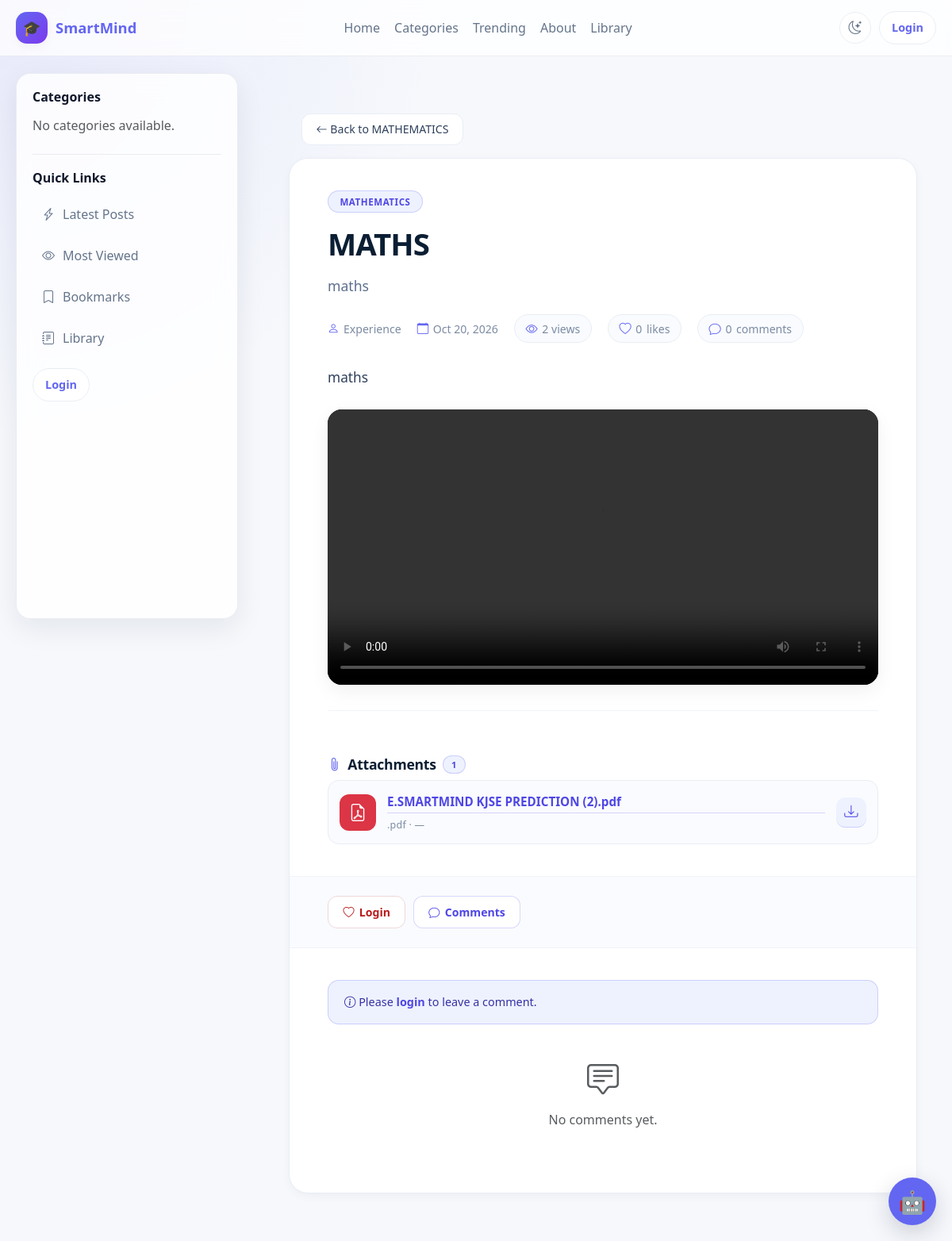
Page /posts/maths-25e3f0/ on the earlier database version.
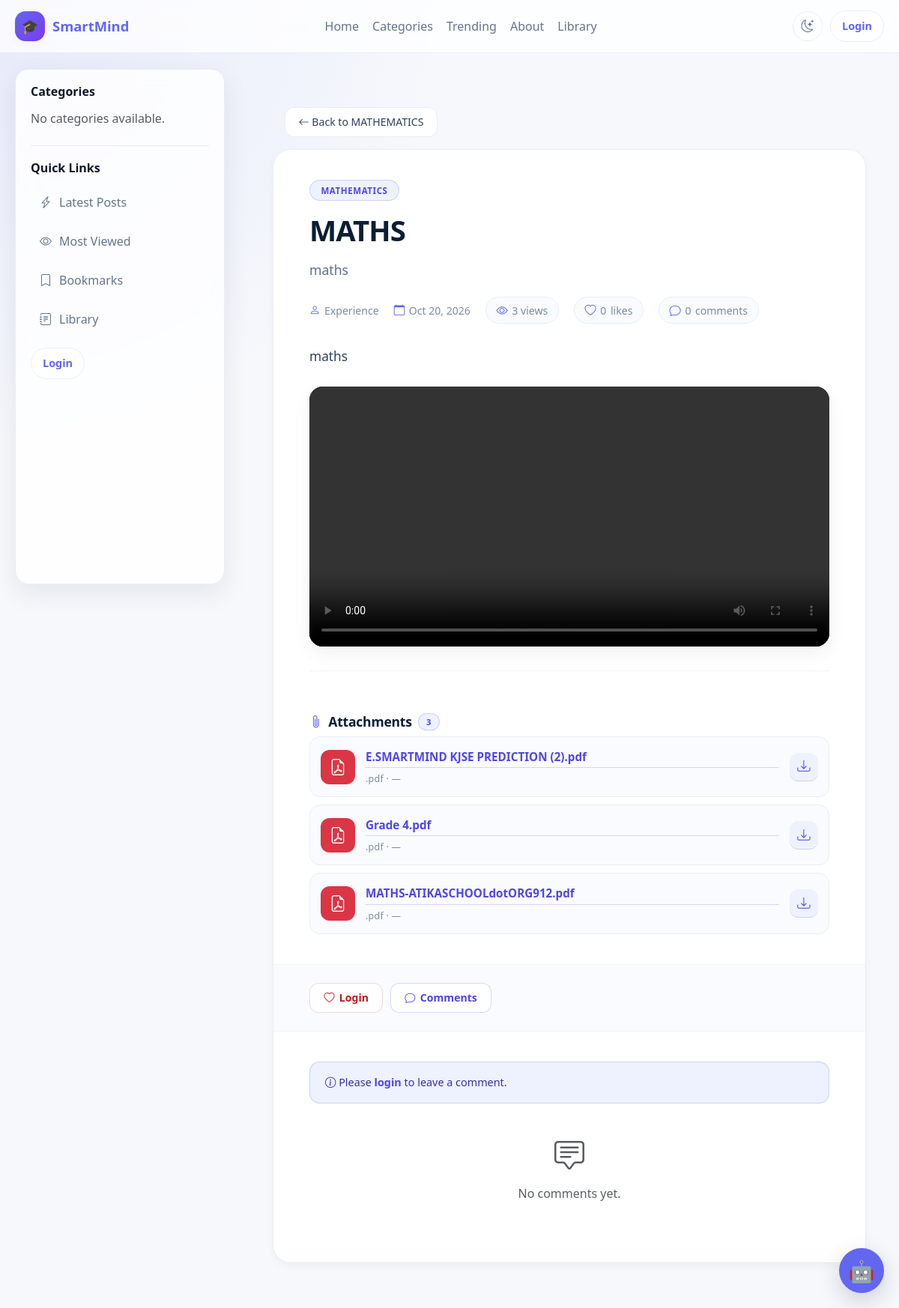
Same page on the later database version.
### blog/models.py (models this page shows, shortened)
class Post(models.Model):
    STATUS_CHOICES = [
        ("draft", "Draft"),
        ("published", "Published"),
    ]
    title = models.CharField(
        max_length=200
    )
    slug = models.SlugField(
        max_length=200,
        unique=True,
        blank=True
    )
    category = models.ForeignKey(
        Category,
        on_delete=models.CASCADE
    )
    tags = models.ManyToManyField(
        Tag,
        blank=True
    )
    excerpt = models.TextField(
        max_length=500
    )
    content = CKEditor5Field(
        "Content",
        config_name="default"
    )
    school = models.ForeignKey(
        "schools.School",
        on_delete=models.CASCADE,
        related_name="posts",
        null=True,
        blank=True
    )
    target_classes = models.ManyToManyField(
        "schools.SchoolClass",
        blank=True,
        related_name="posts"
    )
    author = models.ForeignKey(
        User,
        on_delete=models.CASCADE,
        related_name="posts"
    )
    approved = models.BooleanField(
        default=False
    )
    is_featured = models.BooleanField(
        default=False
    )
    video = CloudinaryField(
    resource_type='video',
    folder='videos/',
    blank=True,
    null=True,
)
    youtube_url = models.URLField(
        blank=True,
        null=True
    )
    view_count = models.PositiveIntegerField(
        default=0
    )
    likes = models.ManyToManyField(
        User,
        related_name="liked_posts",
        blank=True
    )
    status = models.CharField(
        max_length=10,
        choices=STATUS_CHOICES,
        default="draft"
    )
    created_at = models.DateTimeField(
        auto_now_add=True
    )
    updated_at = models.DateTimeField(
        auto_now=True
    )
    visible_to_all = models.BooleanField(
        default=False
    )
    class Meta:
        ordering = ["-created_at"]
        indexes = [
            models.Index(
                fields=["school"]
            ),
            models.Index(
                fields=["status", "approved"]
            ),
        ]

class PostAttachment(models.Model):
    post = models.ForeignKey(
        Post,
        on_delete=models.CASCADE,
        related_name="attachments"
    )
    file = models.FileField(
        upload_to="",
        storage=PostDocumentStorage(),
    )
    original_name = models.CharField(
        max_length=255,
        blank=True
    )
    position = models.PositiveIntegerField(
        default=0
    )
    created_at = models.DateTimeField(
        auto_now_add=True
    )
    class Meta:
        ordering = [
            "position",
            "created_at",
        ]
    @property
    def extension(self):
        name = self.original_name or ""
        if not name and self.file:
            try:
                name = self.file.name or ""
            except (ValueError, AttributeError):
                name = ""
        ext = os.path.splitext(name)[1].lower()
        return ext.lstrip(".")
    @property
    def icon_class(self):
        mapping = {
            "pdf":  "bi-file-earmark-pdf",
            "doc":  "bi-file-earmark-word",
            "docx": "bi-file-earmark-word",
            "xls":  "bi-file-earmark-excel",
            "xlsx": "bi-file-earmark-excel",
            "ppt":  "bi-file-earmark-ppt",
            "pptx": "bi-file-earmark-ppt",
            "txt":  "bi-file-earmark-text",
            "csv":  "bi-file-earmark-spreadsheet",
            "zip":  "bi-file-earmark-zip",
            "rar":  "bi-file-earmark-zip",
        }
        return mapping.get(
            self.extension,
            "bi-file-earmark"
        )
    @property
    def size_display(self):
        try:
            size = self.file.size
        except (OSError, ValueError, AttributeError):
            return "—"

class Category(models.Model):
    name = models.CharField(
        max_length=100,
        unique=True
    )
    slug = models.SlugField(
        max_length=110,
        unique=True,
        blank=True
    )
    class Meta:
        verbose_name_plural = "Categories"
        ordering = ["name"]

### accounts/models.py (models this page shows, shortened)
class User(AbstractUser):
    ROLE_CHOICES = [
        ("school_admin", "School Admin"),
        ("teacher", "Teacher"),
        ("student", "Student"),
        ("parent", "Parent"),
    ]
    role = models.CharField(
        max_length=20,
        choices=ROLE_CHOICES,
        default="student",
        db_index=True,
    )
    school = models.ForeignKey(
        "schools.School",
        on_delete=models.CASCADE,
        related_name="users",
        null=True,
        blank=True,
    )
    school_class = models.ForeignKey(
        "schools.SchoolClass",
        on_delete=models.SET_NULL,
        related_name="students",
        null=True,
        blank=True,
    )
    teacher_role = models.ForeignKey(
        "TeacherRole",
        on_delete=models.SET_NULL,
        null=True,
        blank=True,
        related_name="teachers",
    )
    admission_number = models.CharField(
        max_length=30,
        unique=True,
        blank=True,
        null=True,
        db_index=True,
    )
    employee_number = models.CharField(
        max_length=30,
        unique=True,
        blank=True,
        null=True,
        db_index=True,
    )
    tsc_number = models.CharField(
        max_length=30,
        blank=True,
        null=True,
    )
    phone_number = models.CharField(max_length=20, blank=True)
    profile_picture = models.ImageField(upload_to="profiles/", blank=True, null=True)
    date_of_birth = models.DateField(blank=True, null=True)
    is_verified = models.BooleanField(default=False)
    created_at = models.DateTimeField(default=timezone.now)
    updated_at = models.DateTimeField(auto_now=True)
    is_approved = models.BooleanField(
        default=False,
        db_index=True,
        help_text=(
            "False for teacher/parent/school_admin until a superadmin approves. "
            "Students are auto-approved in clean()."
        ),
    )
    approval_requested_at = models.DateTimeField(default=timezone.now)
    approved_by = models.ForeignKey(
        "self",
        null=True,
        blank=True,
        on_delete=models.SET_NULL,
        related_name="approved_users",
    )
    def clean(self):
        super().clean()
        if self.is_superuser:
            return
        role_changed = False
        if self.pk:
            previous = (
                type(self)
                .objects.filter(pk=self.pk)
                .values_list("role", flat=True)
                .first()
            )
            if previous is not None and previous != self.role:
                role_changed = True
        if self.role == "student":
            self.is_approved = True
            self.approved_by = None
        elif not self.pk or role_changed:
            self.is_approved = False
            self.approved_by = None
            self.approval_requested_at = timezone.now()
        if self.role == "teacher":
            if not self.employee_number:
                raise ValidationError(
                    {"employee_number": "Teachers must have an employee number."}
                )
            if not self.teacher_role:
                raise ValidationError(
                    {"teacher_role": "Teachers must have a teacher role."}
                )
        if self.role == "student" and not self.admission_number:
            raise ValidationError(
                {"admission_number": "Students must have an admission number."}
            )
        if self.role != "teacher":
            self.teacher_role = None

### blog/views.py (the view)
def post_detail(request, slug):
    post = get_object_or_404(
        Post.objects
        .select_related("author", "category", "school")
        .prefetch_related(
            "tags",
            "images",
            "attachments",
            "likes",
        ),
        slug=slug,
    )
    viewed_posts = request.session.get("viewed_posts", [])
    if post.pk not in viewed_posts:
        Post.objects.filter(pk=post.pk).update(
            view_count=F("view_count") + 1
        )
        post.refresh_from_db(fields=["view_count"])
        viewed_posts.append(post.pk)
        request.session["viewed_posts"] = viewed_posts
    comments = get_post_comments(request, post)
    comments_count = (
        Comment.objects
        .filter(post=post)
        .count()
    )
    is_liked = (
        request.user.is_authenticated
        and post.likes.filter(pk=request.user.pk).exists()
    )
    likes_count = post.likes.count()
    views_count = post.view_count
    _attach_post_reactions(request, post)
    can_edit = can_manage_post(request, post)
    can_delete = can_edit
    context = {
        "post": post,
        "comments": comments,
        "comments_count": comments_count,
        "likes_count": likes_count,
        "views_count": views_count,
        "is_liked": is_liked,
        "can_edit": can_edit,
        "can_delete": can_delete,
        "comment_form": CommentForm(),
        "reaction_choices": CommentReaction.REACTION_CHOICES,
    }
    return render(request, "post_detail.html", context)

### blog/views.py (called while the page is built)
def get_user_role(request):
    return getattr(request.user, "role", None)

def can_manage_post(request, post):
    user_role = get_user_role(request)
    return (
        request.user.is_authenticated
        and (
            request.user.is_superuser
            or user_role == "school_admin"
            or (
                user_role == "teacher"
                and post.author_id == request.user.pk
            )
        )
    )

def _build_comment_tree(comments):
    by_id = {c.pk: c for c in comments}
    for c in comments:
        c.replies_list = []
    roots = []
    for c in comments:
        if c.parent_id and c.parent_id in by_id:
            by_id[c.parent_id].replies_list.append(c)
        else:
            roots.append(c)
    def sort_tree(nodes):
        nodes.sort(key=lambda x: x.created_at)
        for n in nodes:
            sort_tree(n.replies_list)
    roots.sort(key=lambda x: x.created_at, reverse=True)
    for r in roots:
        sort_tree(r.replies_list)
    return roots

### blog/templates/post_detail.html (shortened to what the changed rows need)
{% extends "base.html" %}
{% load static %}
{% block content %}
<div class="post-container">
    <div class="mb-3">
        <a href="{% url 'blog:category_post' post.category.slug %}"
           class="btn btn-outline-secondary">
            <i class="bi bi-arrow-left"></i>
            Back to {{ post.category.name }}
        </a>
    </div>
    <article class="post-card">
        <div class="post-header">
            {% if post.category %}
                <span class="badge bg-primary mb-3">
                    {{ post.category.name }}
                </span>
            {% endif %}
            <h1 class="post-title">{{ post.title }}</h1>
            {% if post.excerpt %}
                <p class="lead text-muted">{{ post.excerpt }}</p>
            {% endif %}
            <div class="post-meta-row">
                <span class="meta-item">
                    <i class="bi bi-person"></i>
                    {{ post.author.get_full_name|default:post.author.username }}
                </span>
                <span class="meta-item">
                    <i class="bi bi-calendar"></i>
                    {{ post.created_at|date:"M d, Y" }}
                </span>
                <span class="stat-pill">
                    <i class="bi bi-eye"></i>
                    {{ views_count }} views
                </span>
                <span class="stat-pill">
                    <i class="bi bi-heart"></i>
                    <span id="like-count">{{ likes_count }}</span>
                    likes
                </span>
                <span class="stat-pill">
                    <i class="bi bi-chat"></i>
                    <span class="comments-count-display">{{ comments_count }}</span>
                    comments
                </span>
            </div>
        </div>
        <div class="post-content">
            {{ post.content|safe }}
            {% if post.video %}
                <video class="video-player" controls preload="metadata">
                    <source src="{{ post.video.url }}" type="video/mp4">
                </video>
            {% endif %}
            {% if post.attachments.exists %}
                <div class="post-documents">
                    <h4>
                        <i class="bi bi-paperclip"></i>
                        Attachments
                        <span class="badge bg-primary">{{ post.attachments.count }}</span>
                    </h4>
                    <div class="doc-list mt-2">
                        {% for doc in post.attachments.all %}
                            <div class="doc-item">
                                <div class="doc-icon doc-icon-{{ doc.extension }}">
                                    <i class="bi {{ doc.icon_class }}"></i>
                                </div>
                                <div class="doc-info">
                                   <a href="{% url 'blog:download_attachment' doc.id %}"
                                    class="doc-name">
                                        {{ doc.original_name }}
                                    </a>
                                    <small class="doc-meta">
                                        .{{ doc.extension }} &middot; {{ doc.size_display }}
                                    </small>
                                </div>
                              <a href="{% url 'blog:download_attachment' doc.id %}"
                                class="doc-download"
                                aria-label="Download {{ doc.original_name }}">
                                    <i class="bi bi-download"></i>
                                </a>
                            </div>
                        {% endfor %}
                    </div>
                </div>
            {% endif %}
        </div>
    </article>
</div>
{% endblock %}

Differences in the rows shown:
changed Post "MATHS": attachments.count "1" → "3"
added PostAttachment: original_name "Grade 4.pdf", extension "pdf", size_display "—"
added PostAttachment: original_name "MATHS-ATIKASCHOOLdotORG912.pdf", extension "pdf", size_display "—"
Other differences:
{{ views_count }}: "2" → "3"
